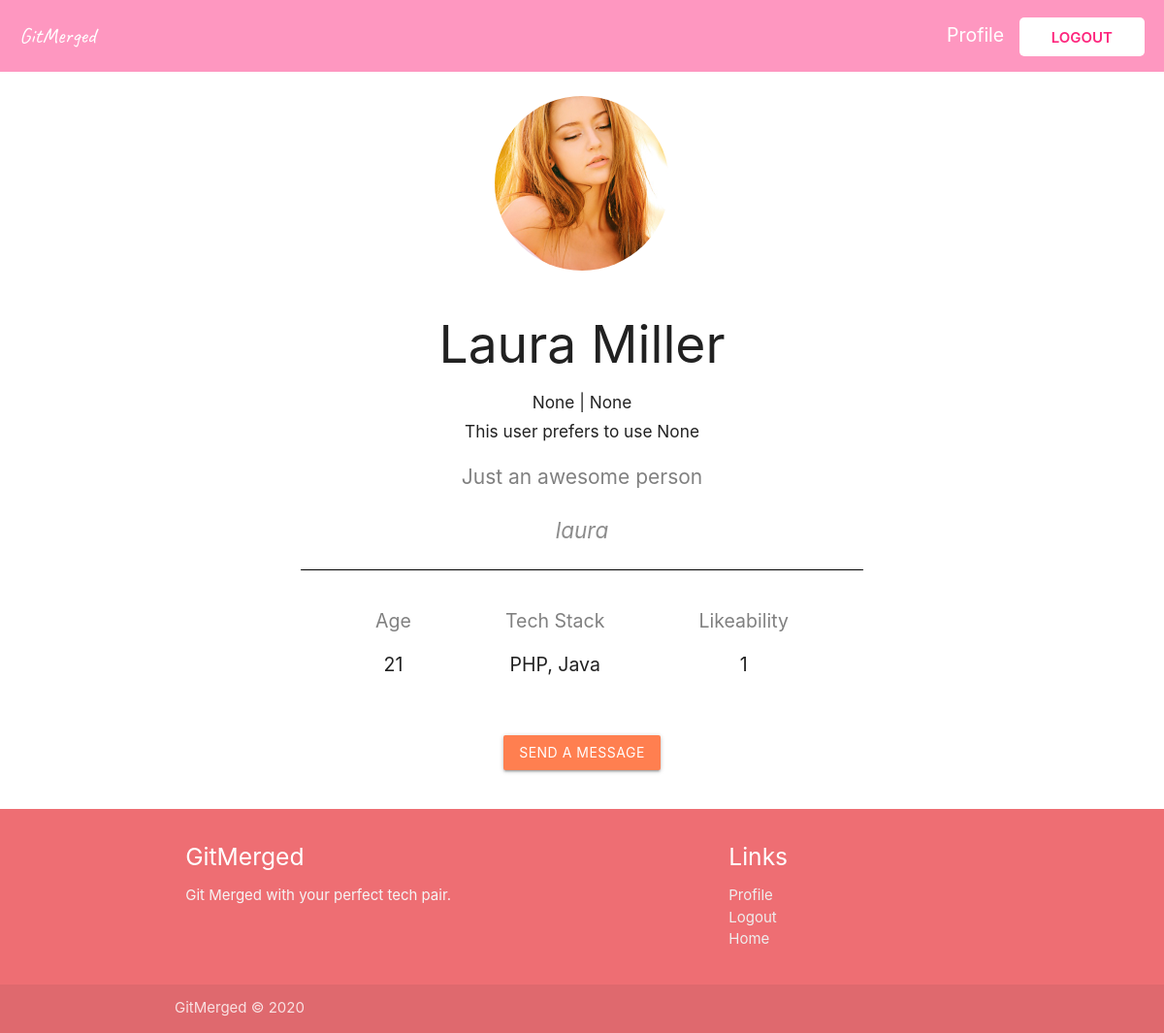
Page /user/4/ (signed in) on the earlier database version.
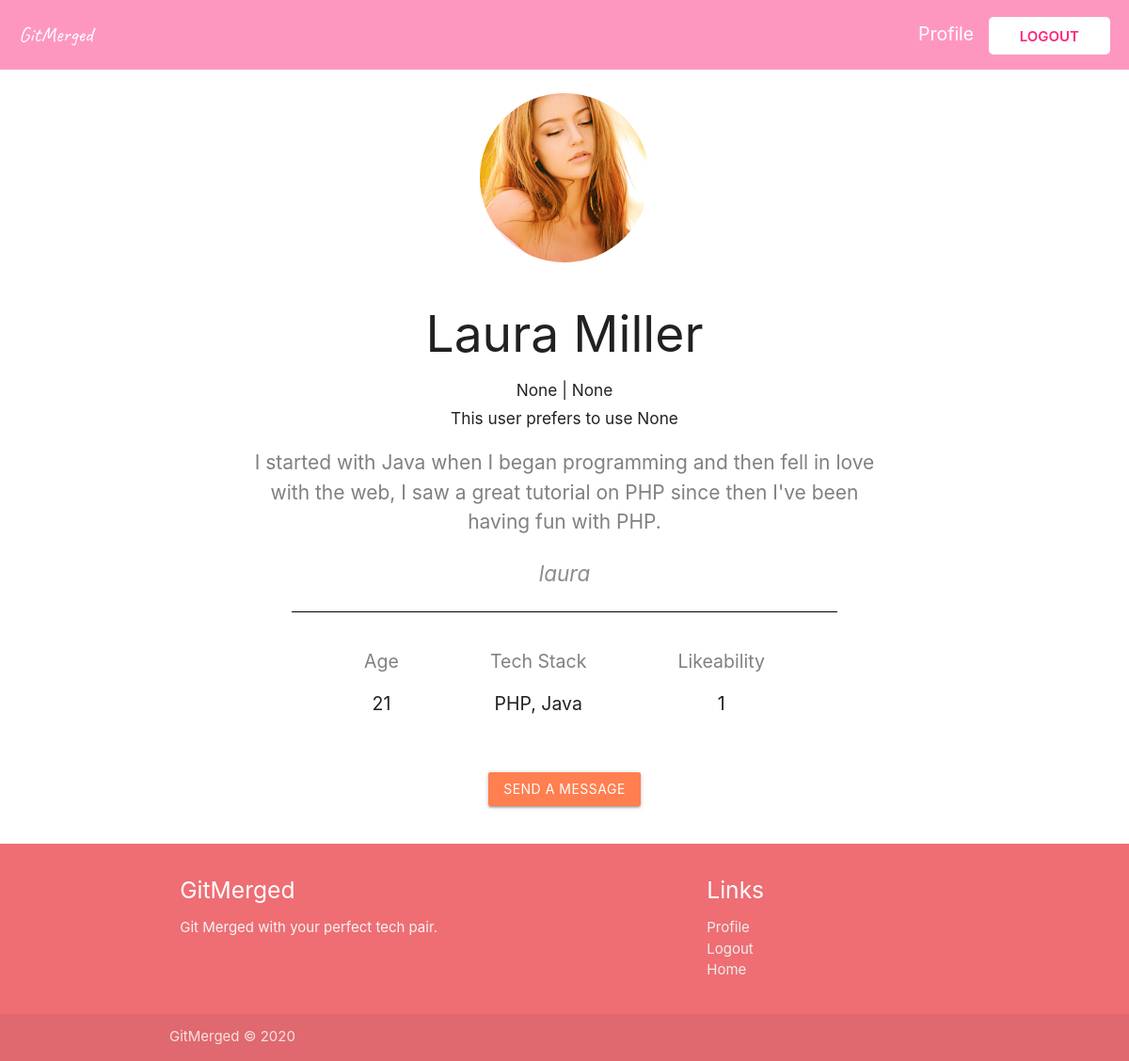
Same page on the later database version.
### users/models.py (models this page shows, shortened)
class Profile(models.Model):
    TEXT_C = [
        ("Vim", "Vim"),
        ("EMACS", "EMACS")
    ]
    GENDER_C = [
        ("Male", "Male"),
        ("Female", "Female"),
        ("Other", "Other")
    ]
    OS_C = [
        ("Windows", "Windows"),
        ("Mac", "Mac"),
        ("Linux", "Linux")
    ]
    SPACES_C = [
        ("Tabs", "Tabs"),
        ("Spaces", "Spaces")
    ]
    user = models.OneToOneField(User, on_delete=models.CASCADE)
    full_name = models.CharField(max_length=100, null=True)
    age = models.IntegerField(null=True)
    gender = models.CharField(
        max_length=50, blank=True, null=True, choices=GENDER_C)
    profile_image = models.ImageField(
        upload_to='profile_pic', default="default.jpg", null=True, blank=True)
    bio = models.TextField(null=True)
    tech_stack = models.CharField(max_length=500, null=True)
    editor = models.CharField(
        max_length=5, choices=TEXT_C, default=None, null=True, blank=True)
    os = models.CharField(
        max_length=10, choices=OS_C, default=None, null=True, blank=True)
    spacing = models.CharField(
        max_length=10, choices=SPACES_C, default=None, null=True, blank=True)
    likeability = models.ManyToManyField(
        User, related_name="likes", blank=True)
    blocked_by = models.ManyToManyField(
        User, related_name="blocked", blank=True)

### main/views.py (the view)
# urls.py: path("user/<int:pk>/", views.UserDetail.as_view(), name="user-detail"),
class UserDetail(LoginRequiredMixin, DetailView):
    model = Profile

### users/templates/users/profile_detail.html
{% extends "base.html" %}
{% load crispy_forms_tags %}
{% block content %}
<section>
  <div class="navigation navigation--bg">
    <a href="/" class="logo">GitMerged</a>
    <div>
      {% if user.is_authenticated %}
      <a href="{% url 'profile-page' %}" class="profile-link">Profile</a>
      <a href="{% url 'logout' %}" class="login">Logout</a>
      {% else %}
      <a href="{% url 'login' %}" class="login">Log in</a>
      {% endif %}
    </div>
  </div>
  <section class="profile">
    <div>
      <img src="{{object.profile_image.url}}" alt="" class="profile-image" />
    </div>
    <div class="profile-about">
      <h2>{{ object.full_name }}</h2>
      <h6>{{object.os}} | {{object.editor}}</h6>
      <h6>This user prefers to use {{object.spacing}}</h6>
      <p class="bio">{{ object.bio }}</p>
      <p class="username">{{ object.user.username }}</p>
    </div>
    <div class="stats">
      <div>
        <h4 class="header">Age</h4>
        <h4>{{ object.age }}</h4>
      </div>
      <div>
        <h4 class="header">Tech Stack</h4>
        <h4>{{object.tech_stack}}</h4>
      </div>
      <div>
        <h4 class="header">Likeability</h4>
        <h4>{{object.likeability.count}}</h4>
      </div>
    </div>
    <a
      href="{% url 'write-message' object.user.username %}"
      class="btn"
      style="margin: 20px; background: coral"
      >Send a Message</a
    >
  </section>
</section>
<footer class="page-footer">
  <div class="container">
    <div class="row">
      <div class="col l6 s12">
        <h5 class="white-text">GitMerged</h5>
        <p class="grey-text text-lighten-4">
          Git Merged with your perfect tech pair.
        </p>
      </div>
      <div class="col l4 offset-l2 s12">
        <h5 class="white-text">Links</h5>
        <ul>
          <li>
            <a class="grey-text text-lighten-3" href="{% url 'profile-page' %}"
              >Profile</a
            >
          </li>
          <li>
            <a class="grey-text text-lighten-3" href="{% url 'logout' %}"
              >Logout</a
            >
          </li>
          <li>
            <a class="grey-text text-lighten-3" href="{% url 'date-page' %}"
              >Home</a
            >
          </li>
        </ul>
      </div>
    </div>
  </div>
  <div class="footer-copyright">
    <div class="container">GitMerged © 2020</div>
  </div>
</footer>
{% endblock content %}

Differences in the rows shown:
changed Profile "Laura Miller": bio "Just an awesome person" → "I started with Java when I began programming and then fell in love with the web, I saw a great tutorial on PHP since then I've been having fun with PHP."
